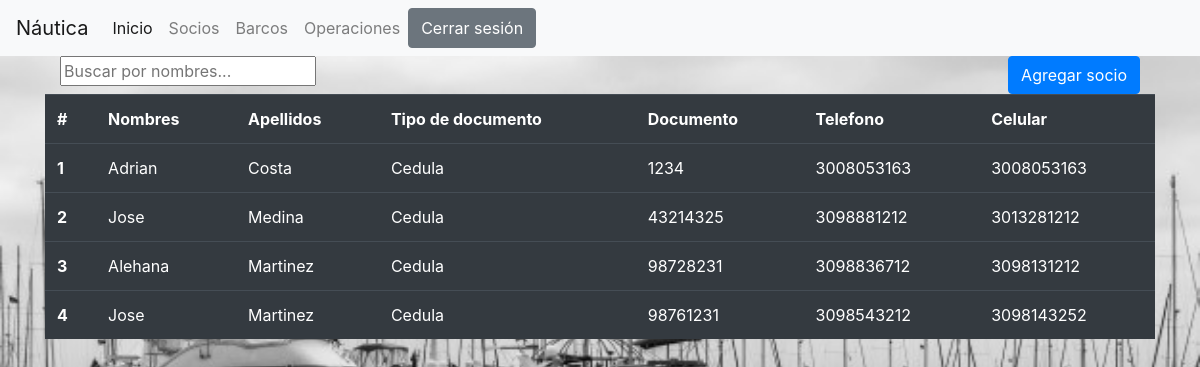
Screenshot of /views/sociospage.php with the database file from the repository.
### tables this page shows
create table if not exists socios(
    nombres varchar(16) not null,
    apellidos varchar(16) not null,
    tipo_documento int not null,
    documento bigint primary key not null,
    telefono bigint not null,
    celular bigint
);

### models/createconnection.php (called while the page is built, shortened)
<?php
function getdatabase(){ return "nautica_adriancosta"; }
function table_exists( $conn, $table ){
    return ($conn->query("select * from $table"));
}
function connect2db(){
    $dbhost = "localhost";
    $dbuser = "root";
    $dbpass = "";
    $db = "";
    $conn = null;
    try {
        $conn = new mysqli($dbhost, $dbuser, $dbpass,$db);
        $conn->query( "create database if not exists ".getdatabase() );
        $conn->query( "use ".getdatabase() );
        if( !table_exists($conn, "socios") ){
            $conn->multi_query( getfilecont("models/creacion_tablas.sql") );
            while ($conn->next_result()) {;}
            $conn->multi_query( getfilecont("models/insertar_semillas.sql") );
            while ($conn->next_result()) {;}
        }
    } catch (Exception $e) {
        $err = $e->getMessage()."";
        echo    "<br><br>
                    <a style='background-color:red;' >
                    $err
                    </a>
                    <br><br>
                    REVISE LA CONFIGURACION LAMP";
        exit();
    }
    return $conn;
}

### models/socios.php (called while the page is built, shortened)
<?php
require_once( "models/createconnection.php" );
class socios{
    private $conn;
    function __construct() {
        $this->conn = connect2db();
    }
    function getall(){
        return ($this->conn->query("select * from socios"));
    }
}

### views/sociospage.php (the view, shortened to what this page needs)
<!DOCTYPE html>
<html lang="en">
<head>
    <link   rel="stylesheet" href="views/static/css/bootstrap.css">
</head>
<body background="/views/static/img/barcos_fondo.jpg" style="background-size:100% 100vh;" >
    <?php
        include("views/static/navbar.php");
    ?>
    <div class="container">
    <div class="container">
        <input type="text" id="myInput" onkeyup="tablefuns()" placeholder="Buscar por nombres..." title="Type in a name">
        <button type="button" class="btn btn-primary float-right" data-toggle="modal" data-target="#exampleModal">
            Agregar socio
        </button>
    </div>
    <table class="table table-dark" id="myTable">
        <tr>
        <th scope="col">#</th>
        <th scope="col">Nombres</th>
        <th scope="col">Apellidos</th>
        <th scope="col">Tipo de documento</th>
        <th scope="col">Documento</th>
        <th scope="col">Telefono</th>
        <th scope="col">Celular</th>
        </tr>
    <?php
        require_once( "models/socios.php" );
        $socios = new socios();
        $sosall = $socios->getall();
        $count = 1;
        $doctype = ["Cedula", "Pasaporte"];
        while( $value = $sosall->fetch_array() ){
            echo "<th scope='row'>$count</th>";
            echo "<td>".$value['nombres']."</td>";
            echo "<td>".$value['apellidos']."</td>";
            echo "<td>".$doctype[$value['tipo_documento']]."</td>";
            echo "<td>".$value['documento']."</td>";
            echo "<td>".$value['telefono']."</td>";
            echo "<td>".$value['celular']."</td>";
            $count++;
        }
    ?>
    </table>
    </div>
</body>
</html>

### views/static/navbar.php (shortened to what this page needs)
<nav class="navbar navbar-expand-lg navbar-light bg-light">
    <a class="navbar-brand" href="/">Náutica</a>
    <div class="collapse navbar-collapse" id="navbarNavAltMarkup">
        <div class="navbar-nav">
        <a class="nav-item nav-link active" href="/">Inicio <span class="sr-only">(current)</span></a>
        <a class="nav-item nav-link" href="/socios">Socios </a>
        <a class="nav-item nav-link" href="/barcos">Barcos </a>
        <a class="nav-item nav-link" href="/operaciones">Operaciones </a>
        <button class="btn btn-secondary" id="clsssn" onclick="closeses()">Cerrar sesión </button>
        </div>
    </div>
</nav>

### rows the page displays
socios: nombres "Adrian", apellidos "Costa", tipo_documento "Cedula", documento "1234", telefono "3008053163", celular "3008053163"
socios: nombres "Jose", apellidos "Medina", tipo_documento "Cedula", documento "43214325", telefono "3098881212", celular "3013281212"
socios: nombres "Alehana", apellidos "Martinez", tipo_documento "Cedula", documento "98728231", telefono "3098836712", celular "3098131212"
socios: nombres "Jose", apellidos "Martinez", tipo_documento "Cedula", documento "98761231", telefono "3098543212", celular "3098143252"
